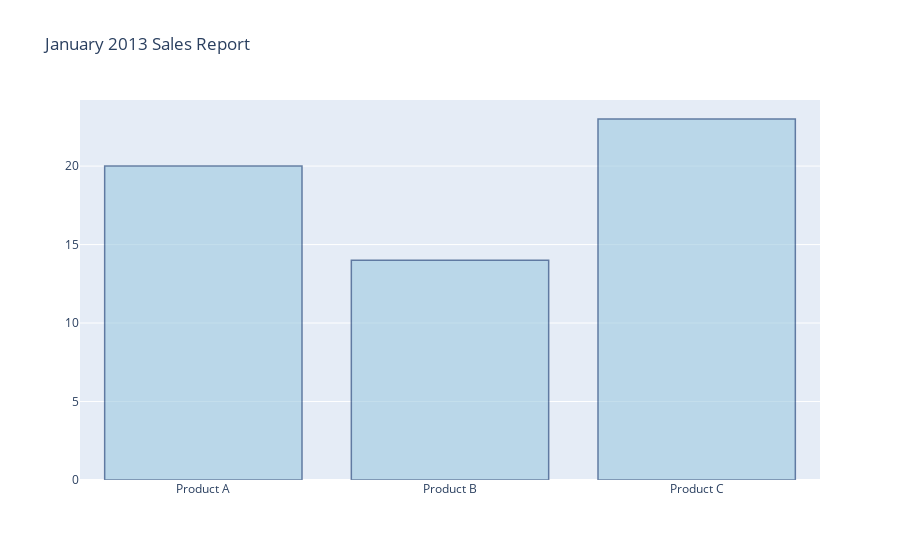

Write notebook code for a chart like this one.
### Markdown cell above
**Styled Bar Chart**

### Code cell
x = ['Product A', 'Product B', 'Product C']
y = [20, 14, 23]

# Use the hovertext kw argument for hover text
fig = go.Figure(
    data=[go.Bar(x=x, y=y,
            hovertext=['27% market share', '24% market share', '19% market share'])])
# Customize aspect
fig.update_traces(marker_color='rgb(158,202,225)', marker_line_color='rgb(8,48,107)',
                  marker_line_width=1.5, opacity=0.6)
fig.update_layout(title_text='January 2013 Sales Report')
fig.show()

### Figure 1 — Plotly figure (JSON) as saved in the notebook; plotly's stock layout.template omitted (floating-point values rounded to 4 significant figures)
{"data": [{"hovertext": ["27% market share", "24% market share", "19% market share"], "marker": {"color": "rgb(158,202,225)", "line": {"color": "rgb(8,48,107)", "width": 1.5}}, "opacity": 0.6, "type": "bar", "x": ["Product A", "Product B", "Product C"], "y": [20, 14, 23]}], "layout": {"title": {"text": "January 2013 Sales Report"}}}
